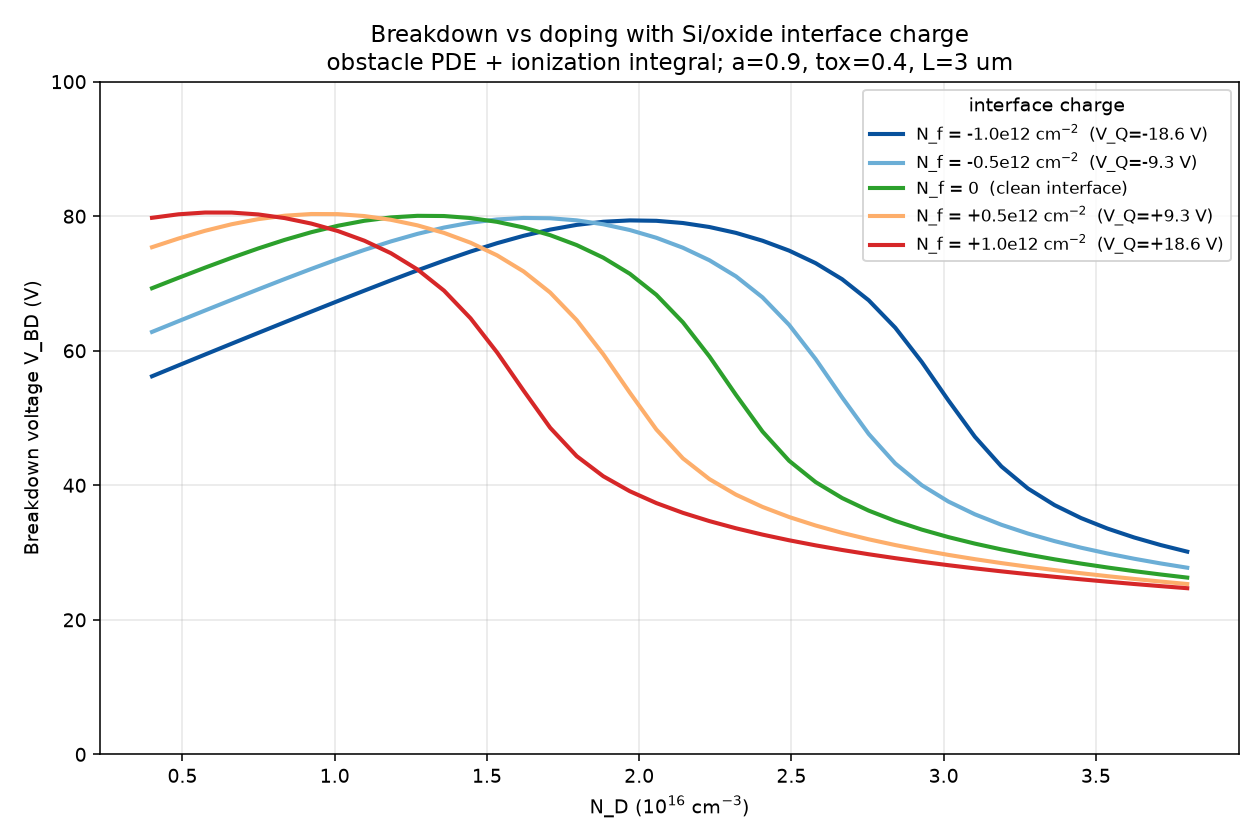

The Python source for this figure:
"""
Effect of a fixed Si/oxide INTERFACE CHARGE on breakdown voltage V_BD vs N_D.

A sheet charge Q_f = q*N_f (N_f in cm^-2) at the Si/oxide wall y=a changes the
Gauss/Robin condition to
    phi(x,a) + b phi_y(x,a) = V_Q ,   V_Q = Q_f * t_ox / eps_o ,   b=(eps_s/eps_o)t_ox
(V_Q = 0 is the clean interface used so far).  In u = V - phi this is
    u_y + u/b = (V - V_Q)/b ,
so the finite-volume Robin-wall load scales with (V - V_Q):
    f_V = V*(r_top + r_wall) - V_Q*r_wall - k*1 .

Positive N_f (positive interface charge) accumulates the n-drift sidewall -> less
depletion; negative N_f enhances depletion.  Breakdown from the moving-boundary
obstacle PDE + van Overstraeten-de Man centerline ionization integral.
Geometry a=0.9 um, tox=0.4 um, L=3 um, grounded field plate, 300 K.
"""

import numpy as np
from scipy.optimize import brentq
import matplotlib
matplotlib.use("Agg")
import matplotlib.pyplot as plt

import freeboundary as fb
from fp_sweep import build_operator_split
from vbd_vdm import eps_s, eps_I, eps0, qe, um

a, tox, L = 0.9*um, 0.4*um, 3.0*um
b = (eps_s/eps_I)*tox
eps_ox = 3.9*eps0
nx, ny = 120, 40
A, r_top, r_wall, dx, dy = build_operator_split(nx, ny, L, a, b)
rbase = r_top + r_wall

def VQ_of_Nf(Nf_cm2):
    return qe*Nf_cm2*tox/eps_ox            # volts

def Vbd_q(Nd, VQ, Vmax=400.0):
    k = qe*Nd/eps_s
    def g(V):
        u, Z = fb.solve_obstacle(A, V*rbase - VQ*r_wall - k)
        return fb.centerline_In(u, V, nx, ny, dx) - 1.0
    Vlo, Vhi = 1.0, 8.0
    while g(Vhi) < 0 and Vhi < Vmax:
        Vhi *= 1.5
    if g(Vhi) < 0:
        return np.nan
    return brentq(g, Vlo, Vhi, xtol=1e-5, rtol=1e-9)

# interface charge set (cm^-2): negative, zero, positive
Nf_list = [-1e12, -5e11, 0.0, 5e11, 1e12]
colors  = ["#08519c", "#6baed6", "#2ca02c", "#fdae6b", "#d62728"]
Nd_list = np.linspace(0.4e16, 3.8e16, 40)

fig, ax = plt.subplots(figsize=(9, 6))
for Nf, col in zip(Nf_list, colors):
    VQ = VQ_of_Nf(Nf)
    V = np.array([Vbd_q(n, VQ) for n in Nd_list])
    sign = "+" if Nf > 0 else ("" if Nf == 0 else "")
    lab = (f"N_f = {Nf/1e12:+.1f}e12 cm$^{{-2}}$  (V_Q={VQ:+.1f} V)"
           if Nf != 0 else "N_f = 0  (clean interface)")
    ax.plot(Nd_list/1e16, np.where(V > 0, V, np.nan), "-", color=col, lw=2.1, label=lab)
    print(f"N_f={Nf:+.2e} cm^-2  VQ={VQ:+6.2f} V  "
          f"Vbd,max={np.nanmax(V):.2f} V @ Nd={Nd_list[np.nanargmax(V)]/1e16:.2f}e16")

ax.set_xlabel(r"N_D ($10^{16}$ cm$^{-3}$)"); ax.set_ylabel("Breakdown voltage V_BD (V)")
ax.set_title("Breakdown vs doping with Si/oxide interface charge\n"
             "obstacle PDE + ionization integral; a=0.9, tox=0.4, L=3 um")
ax.set_ylim(0, 100); ax.grid(alpha=0.3); ax.legend(fontsize=8.5, title="interface charge")
fig.tight_layout(); fig.savefig("interface_charge.png", dpi=140)
print("saved interface_charge.png")
